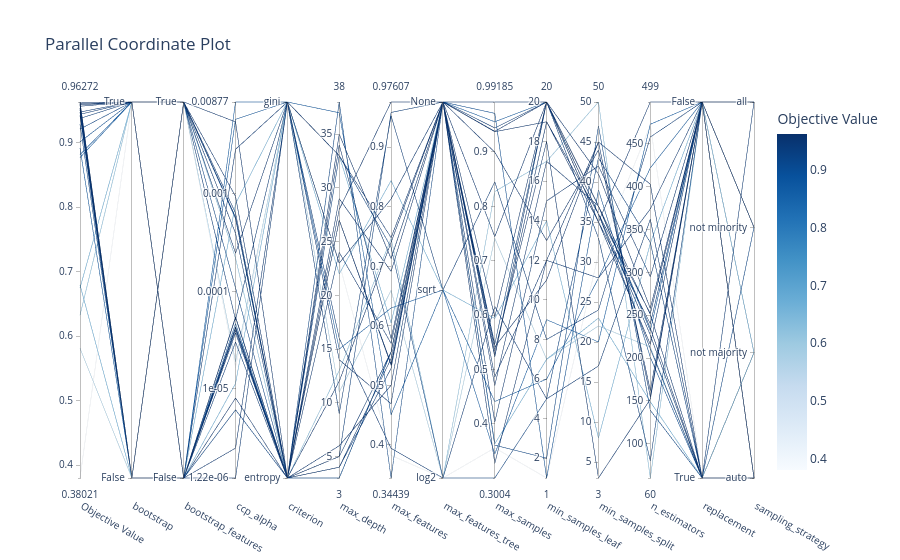

The code cell stored with this chart in its notebook:
### Code cell
optuna.visualization.plot_parallel_coordinate(study)

### Figure 1 — Plotly figure (JSON) as saved in the notebook; plotly's stock layout.template omitted (floating-point values rounded to 4 significant figures)
{"data": [{"dimensions": [{"label": "Objective Value", "range": [0.3802, 0.9627], "values": [0.9282, 0.6745, 0.9535, 0.9537, 0.8915, 0.9418, 0.5813, 0.9472, 0.6325, 0.9593, 0.962, 0.9208, 0.8766, 0.6795, 0.9614, 0.9562, 0.3802, 0.9009, 0.9579, 0.9593, 0.9507, 0.9473, 0.9436, 0.9584, 0.8812, 0.9611, 0.9373, 0.9598, 0.9627]}, {"label": "bootstrap", "range": [0, 1], "ticktext": ["False", "True"], "tickvals": [0, 1], "values": [0, 1, 0, 0, 0, 0, 0, 1, 1, 0, 0, 1, 1, 0, 1, 1, 1, 1, 0, 0, 0, 0, 1, 1, 1, 0, 1, 1, 0]}, {"label": "bootstrap_features", "range": [0, 1], "ticktext": ["False", "True"], "tickvals": [0, 1], "values": [0, 0, 0, 0, 0, 1, 1, 0, 1, 1, 0, 1, 0, 0, 0, 1, 1, 1, 1, 1, 1, 1, 0, 0, 0, 0, 0, 0, 0]}, {"label": "ccp_alpha", "range": [-5.914, -2.057], "ticktext": ["1.22e-06", "1e-05", "0.0001", "0.001", "0.00877"], "tickvals": [-5.914, -5, -4, -3, -2.057], "values": [-5.215, -4.944, -2.542, -5.607, -2.235, -4.29, -4.721, -5.914, -3.658, -2.261, -4.376, -3.964, -2.057, -3.102, -5.093, -3.607, -4.779, -3.253, -3.025, -3.238, -3.403, -3.195, -4.52, -4.364, -4.33, -4.268, -4.399, -4.425, -4.261]}, {"label": "criterion", "range": [0, 1], "ticktext": ["entropy", "gini"], "tickvals": [0, 1], "values": [0, 1, 1, 1, 1, 1, 1, 1, 0, 0, 0, 0, 1, 1, 0, 1, 1, 0, 0, 0, 0, 0, 0, 0, 0, 0, 0, 0, 0]}, {"label": "max_depth", "range": [3, 38], "values": [33, 22, 33, 23, 37, 9, 11, 16, 13, 35, 12, 38, 15, 33, 34, 14, 23, 3, 24, 27, 5, 4, 4, 6, 3, 27, 5, 28, 29]}, {"label": "max_features", "range": [0.3444, 0.9761], "values": [0.732, 0.8439, 0.7481, 0.8132, 0.4507, 0.9528, 0.6596, 0.3942, 0.7467, 0.7129, 0.7403, 0.3444, 0.6299, 0.6049, 0.5787, 0.4691, 0.3824, 0.5558, 0.5705, 0.5341, 0.5561, 0.5453, 0.5287, 0.5001, 0.5563, 0.536, 0.9585, 0.9761, 0.6915]}, {"label": "max_features_tree", "range": [0, 2], "ticktext": ["log2", "sqrt", "None"], "tickvals": [0, 1, 2], "values": [0, 1, 2, 2, 1, 1, 0, 0, 0, 2, 2, 2, 1, 2, 2, 2, 0, 2, 2, 2, 2, 2, 2, 2, 2, 2, 2, 2, 2]}, {"label": "max_samples", "range": [0.3004, 0.9919], "values": [0.3004, 0.5938, 0.4864, 0.4031, 0.441, 0.8449, 0.7412, 0.6158, 0.8272, 0.3274, 0.5967, 0.3608, 0.3446, 0.3632, 0.8995, 0.7442, 0.3557, 0.971, 0.4704, 0.9379, 0.9919, 0.5233, 0.9441, 0.9372, 0.9555, 0.5258, 0.5465, 0.534, 0.5415]}, {"label": "min_samples_leaf", "range": [1, 20], "values": [5, 14, 12, 15, 6, 8, 7, 5, 17, 12, 20, 2, 9, 7, 13, 20, 1, 1, 17, 20, 20, 20, 20, 19, 20, 19, 20, 18, 11]}, {"label": "min_samples_split", "range": [3, 50], "values": [43, 8, 28, 42, 28, 24, 22, 17, 50, 45, 41, 47, 20, 23, 44, 35, 31, 39, 37, 37, 36, 36, 35, 35, 37, 36, 33, 3, 45]}, {"label": "n_estimators", "range": [60, 499], "values": [335, 334, 374, 295, 422, 458, 213, 362, 60, 403, 258, 139, 473, 149, 162, 499, 472, 201, 251, 235, 227, 211, 240, 216, 232, 252, 80, 152, 155]}, {"label": "replacement", "range": [0, 1], "ticktext": ["True", "False"], "tickvals": [0, 1], "values": [0, 1, 1, 1, 1, 1, 0, 0, 1, 0, 1, 0, 1, 0, 1, 1, 0, 0, 0, 0, 0, 0, 1, 1, 1, 1, 1, 1, 1]}, {"label": "sampling_strategy", "range": [0, 3], "ticktext": ["auto", "not majority", "not minority", "all"], "tickvals": [0, 1, 2, 3], "values": [0, 1, 2, 0, 2, 2, 1, 3, 1, 0, 0, 2, 0, 1, 3, 3, 1, 0, 0, 0, 0, 0, 3, 3, 3, 3, 3, 3, 3]}], "labelangle": 30, "labelside": "bottom", "line": {"color": [0.9282, 0.6745, 0.9535, 0.9537, 0.8915, 0.9418, 0.5813, 0.9472, 0.6325, 0.9593, 0.962, 0.9208, 0.8766, 0.6795, 0.9614, 0.9562, 0.3802, 0.9009, 0.9579, 0.9593, 0.9507, 0.9473, 0.9436, 0.9584, 0.8812, 0.9611, 0.9373, 0.9598, 0.9627], "colorbar": {"title": {"text": "Objective Value"}}, "colorscale": [[0.0, "rgb(247,251,255)"], [0.125, "rgb(222,235,247)"], [0.25, "rgb(198,219,239)"], [0.375, "rgb(158,202,225)"], [0.5, "rgb(107,174,214)"], [0.625, "rgb(66,146,198)"], [0.75, "rgb(33,113,181)"], [0.875, "rgb(8,81,156)"], [1.0, "rgb(8,48,107)"]], "reversescale": false, "showscale": true}, "type": "parcoords"}], "layout": {"title": {"text": "Parallel Coordinate Plot"}}}
